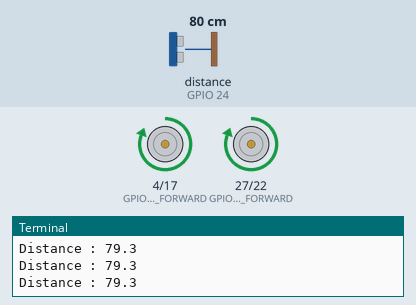
This program was run on a simulated Raspberry Pi (BCM pin numbers). Shown: motor-driver pin pairs drawn as motors (green arrow = first pin HIGH = forward, orange = second pin HIGH = backward, longer = more drive), the last lines printed to the terminal. The inputs (shaded band) are chosen by the test bench; at power-on: distance to the obstacle (sensor on GPIO 24) 80 cm. The echo pulse lasts 58.3 µs per cm; the clock reads 2024-03-15 10:24:30 at power-on unless the program sets it. At 30.6 s the program stops and its outputs stay as they are.

Above: at 5.0 s.
5.1 s: distance to the obstacle (sensor on GPIO 24) set to 43 cm
6.7 s: distance to the obstacle (sensor on GPIO 24) set to 36 cm
At 8.0 s:
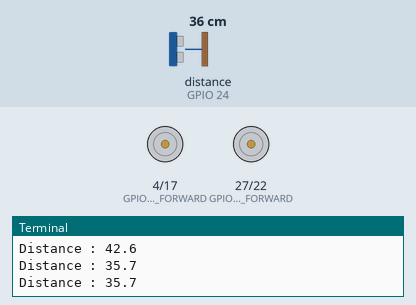
8.5 s: distance to the obstacle (sensor on GPIO 24) set to 12 cm
10.0 s: distance to the obstacle (sensor on GPIO 24) set to 9 cm
At 10.7 s:
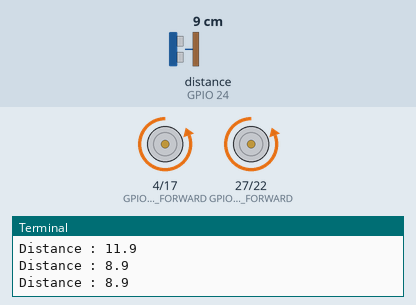
11.5 s: distance to the obstacle (sensor on GPIO 24) set to 18 cm
At 12.0 s:
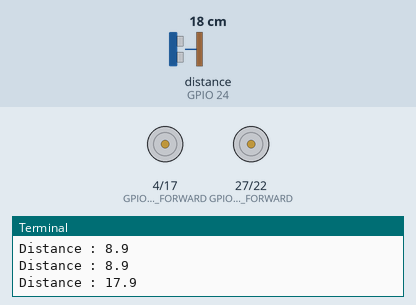
13.0 s: distance to the obstacle (sensor on GPIO 24) set to 2 cm
At 14.5 s:
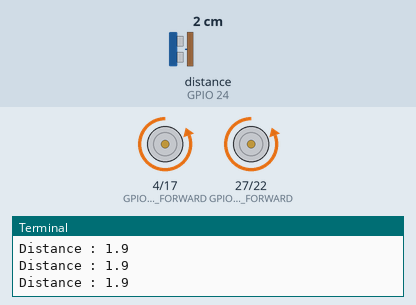
Timing chart, 0 to 32.1 s (numbered marks = the images above; inputs shaded):
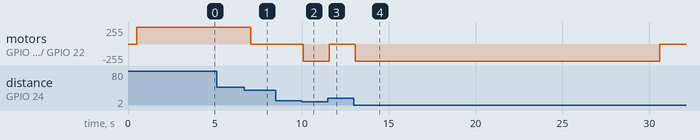

Measured:
- the behaviour switches between 41 and 40 cm on distance to the obstacle (sensor on GPIO 24) (found by bisection; images 0 and 1)
- the behaviour switches between 11 and 10 cm on distance to the obstacle (sensor on GPIO 24) (found by bisection; images 1 and 2)
- after the input at 6.7 s, motor on GPIO 4 (GPIO_LEFT_FORWARD) / GPIO 17 (GPIO_LEFT_BACKWARD), motor on GPIO 27 (GPIO_RIGHT_FORWARD) / GPIO 22 (GPIO_RIGHT_BACKWARD): forward 255/255 → stopped after 0.37 s
- after the input at 10.0 s, motor on GPIO 4 (GPIO_LEFT_FORWARD) / GPIO 17 (GPIO_LEFT_BACKWARD), motor on GPIO 27 (GPIO_RIGHT_FORWARD) / GPIO 22 (GPIO_RIGHT_BACKWARD): stopped → backward 255/255 after 0.08 s
- after the input at 11.5 s, motor on GPIO 4 (GPIO_LEFT_FORWARD) / GPIO 17 (GPIO_LEFT_BACKWARD), motor on GPIO 27 (GPIO_RIGHT_FORWARD) / GPIO 22 (GPIO_RIGHT_BACKWARD): backward 255/255 → stopped after 0.08 s
- after the input at 13.0 s, motor on GPIO 4 (GPIO_LEFT_FORWARD) / GPIO 17 (GPIO_LEFT_BACKWARD), motor on GPIO 27 (GPIO_RIGHT_FORWARD) / GPIO 22 (GPIO_RIGHT_BACKWARD): stopped → backward 255/255 after 0.09 s, → stopped 17.5 s later

The program:

scaredbot.py
```python
#!/usr/bin/python

''' Author - Sayantan Auddy'''

''' The RPi robot advances when there is no obstacle within
    40 cm in front of it and retreats when an obstacle is
    present within 10 cm in front of it.
'''

# Import required Python libraries
import time
import RPi.GPIO as GPIO
import signal
import sys

# Handler for cleanup
def signal_handler(signal, frame):
        print('You pressed Ctrl+C!')
	# Reset GPIO settings
	GPIO.cleanup()
        sys.exit(0)

signal.signal(signal.SIGINT, signal_handler)

# Use BCM GPIO references
# instead of physical pin numbers
GPIO.setmode(GPIO.BCM)

# Define GPIO to use on Pi
GPIO_TRIGGER = 23
GPIO_ECHO = 24
GPIO_LEFT_FORWARD = 4 # Pin 7->GPIO4
GPIO_LEFT_BACKWARD = 17 # Pin 11
GPIO_RIGHT_FORWARD = 27 # Pin 13
GPIO_RIGHT_BACKWARD = 22 # Pin 15

print "Ultrasonic Measurement"

# Set pins as output and input
GPIO.setup(GPIO_TRIGGER,GPIO.OUT)  # Trigger
GPIO.setup(GPIO_ECHO,GPIO.IN)      # Echo

# Set output pins for driving
GPIO.setup(GPIO_LEFT_FORWARD, GPIO.OUT)
GPIO.setup(GPIO_LEFT_BACKWARD, GPIO.OUT)
GPIO.setup(GPIO_RIGHT_FORWARD, GPIO.OUT)
GPIO.setup(GPIO_RIGHT_BACKWARD, GPIO.OUT)

# Set trigger to False (Low)
GPIO.output(GPIO_TRIGGER, False)

# Allow module to settle
time.sleep(0.5)

exec_time = 0

while(exec_time<60):
    # Send 10us pulse to trigger
    GPIO.output(GPIO_TRIGGER, True)
    time.sleep(0.00001)
    GPIO.output(GPIO_TRIGGER, False)
    start = time.time()
    while GPIO.input(GPIO_ECHO)==0:
      start = time.time()

    while GPIO.input(GPIO_ECHO)==1:
      stop = time.time()

    # Calculate pulse length
    elapsed = stop-start

    # Distance pulse travelled in that time is time
    # multiplied by the speed of sound (cm/s)
    distance = elapsed * 34000

    # That was the distance there and back so halve the value
    distance = distance / 2

    print "Distance : %.1f" % distance

    if(distance <= 10.0):
        # If distance is less than 10 cm, move back
        GPIO.output(GPIO_LEFT_BACKWARD, True)
        GPIO.output(GPIO_RIGHT_BACKWARD, True)

        GPIO.output(GPIO_LEFT_FORWARD, False)
        GPIO.output(GPIO_RIGHT_FORWARD, False)
    elif(distance>=40.0):
        # If distance is more than 40 cm, move forward
        GPIO.output(GPIO_LEFT_FORWARD, True)
        GPIO.output(GPIO_RIGHT_FORWARD, True)

        GPIO.output(GPIO_LEFT_BACKWARD, False)
        GPIO.output(GPIO_RIGHT_BACKWARD, False)
    else:
        # If distance is between 10 and 20 cm, do not move
        GPIO.output(GPIO_LEFT_FORWARD, False)
        GPIO.output(GPIO_RIGHT_FORWARD, False)

        GPIO.output(GPIO_LEFT_BACKWARD, False)
        GPIO.output(GPIO_RIGHT_BACKWARD, False)

    exec_time = exec_time + 1
    time.sleep(0.5)

# Reset GPIO settings
GPIO.cleanup()
```
